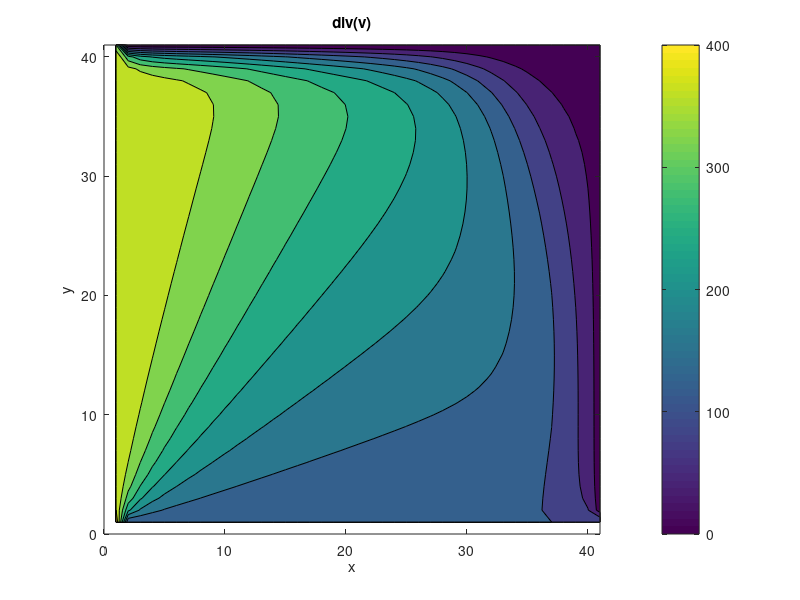

MATLAB code for this plot:
% 2d Laminar flow
clear; clc;

% Grid
nx = 41; ny = 41;
Lx = 1; Ly = 1;
dx = Lx/(nx-1);
dy = Ly/(ny-1);

% Parameter
rho = 1000;
nu = 1e-1;
dt = 0.001;
nt = 500;

% Fields
u = zeros(ny,nx);
v = zeros(ny,nx);
p = zeros(ny,nx);

for n = 1:nt
    un = u;
    vn = v;

    % Velocity updates
    u(2:end-1,2:end-1) = un(2:end-1,2:end-1) ...
        - dt/dx * un(2:end-1,2:end-1) .* (un(2:end-1,2:end-1) - un(2:end-1,1:end-2)) ...
        - dt/dy * vn(2:end-1,2:end-1) .* (un(2:end-1,2:end-1) - un(1:end-2,2:end-1)) ...
        - dt/(2*rho*dx) * (p(2:end-1,3:end) - p(2:end-1,1:end-2)) ...
        + nu * (dt/dx^2 * (un(2:end-1,3:end) - 2*un(2:end-1,2:end-1) + un(2:end-1,1:end-2)) ...
        + dt/dy^2 * (un(3:end,2:end-1) - 2*un(2:end-1,2:end-1) + un(1:end-2,2:end-1)));

    v(2:end-1,2:end-1) = vn(2:end-1,2:end-1) ...
        - dt/dx * un(2:end-1,2:end-1) .* (vn(2:end-1,2:end-1) - vn(2:end-1,1:end-2)) ...
        - dt/dy * vn(2:end-1,2:end-1) .* (vn(2:end-1,2:end-1) - vn(1:end-2,2:end-1)) ...
        - dt/(2*rho*dy) * (p(3:end,2:end-1) - p(1:end-2,2:end-1)) ...
        + nu * (dt/dx^2 * (vn(2:end-1,3:end) - 2*vn(2:end-1,2:end-1) + vn(2:end-1,1:end-2)) ...
        + dt/dy^2 * (vn(3:end,2:end-1) - 2*vn(2:end-1,2:end-1) + vn(1:end-2,2:end-1)));

    % Boundaries
    u(:,1) = 2; u(:,end) = rand;
    u(1,:) = 3; u(end,:) = 0;
    v(:,1) = 8;
    p(1,:) = 0; p(end,:) = 0;
end
speed = sqrt(u.^2 + v.^2);
Re=rho * speed .* Lx / nu;
div = u./dx+v./dy;
%Re=Re/max(max(Re));

%subplot(1,2,1)
%contourf(Re)
%colorbar
%xlabel('x')
%ylabel('y')

%subplot(1,2,2)
contourf(div)
%quiver(u,v)
xlim([0 nx])
ylim([0 ny])
colorbar
xlabel('x')
ylabel('y')
title('div(v)')
